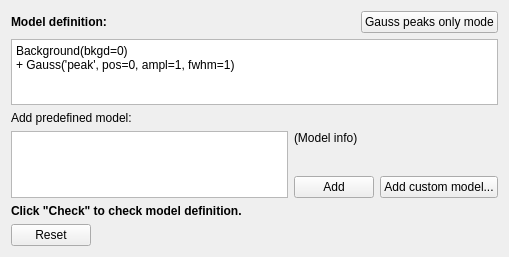
<?xml version="1.0" encoding="UTF-8"?>
<ui version="4.0">
 <class>Form</class>
 <widget class="QWidget" name="Form">
  <property name="geometry">
   <rect>
    <x>0</x>
    <y>0</y>
    <width>509</width>
    <height>257</height>
   </rect>
  </property>
  <property name="windowTitle">
   <string>Form</string>
  </property>
  <layout class="QHBoxLayout" name="horizontalLayout">
   <item>
    <layout class="QGridLayout" name="gridLayout">
     <item row="0" column="2" colspan="2">
      <layout class="QHBoxLayout" name="horizontalLayout_3">
       <item>
        <spacer name="horizontalSpacer">
         <property name="orientation">
          <enum>Qt::Horizontal</enum>
         </property>
         <property name="sizeHint" stdset="0">
          <size>
           <width>40</width>
           <height>20</height>
          </size>
         </property>
        </spacer>
       </item>
       <item>
        <widget class="QPushButton" name="gaussOnlyBtn">
         <property name="sizePolicy">
          <sizepolicy hsizetype="Fixed" vsizetype="Fixed">
           <horstretch>0</horstretch>
           <verstretch>0</verstretch>
          </sizepolicy>
         </property>
         <property name="text">
          <string>Gauss peaks only mode</string>
         </property>
        </widget>
       </item>
      </layout>
     </item>
     <item row="1" column="0" colspan="4">
      <widget class="QStackedWidget" name="modeldefStacker">
       <property name="currentIndex">
        <number>0</number>
       </property>
       <widget class="QWidget" name="page">
        <layout class="QHBoxLayout" name="horizontalLayout_2">
         <property name="leftMargin">
          <number>0</number>
         </property>
         <property name="topMargin">
          <number>0</number>
         </property>
         <property name="rightMargin">
          <number>0</number>
         </property>
         <property name="bottomMargin">
          <number>0</number>
         </property>
         <item>
          <layout class="QGridLayout" name="gridLayout_2">
           <item row="0" column="0" colspan="4">
            <widget class="QTextEdit" name="modeldefEdit">
             <property name="minimumSize">
              <size>
               <width>0</width>
               <height>30</height>
              </size>
             </property>
             <property name="html">
              <string>&lt;!DOCTYPE HTML PUBLIC &quot;-//W3C//DTD HTML 4.0//EN&quot; &quot;http://www.w3.org/TR/REC-html40/strict.dtd&quot;&gt;
&lt;html&gt;&lt;head&gt;&lt;meta name=&quot;qrichtext&quot; content=&quot;1&quot; /&gt;&lt;style type=&quot;text/css&quot;&gt;
p, li { white-space: pre-wrap; }
&lt;/style&gt;&lt;/head&gt;&lt;body style=&quot; font-family:'Segoe UI'; font-size:10pt; font-weight:400; font-style:normal;&quot;&gt;
&lt;p style=&quot; margin-top:0px; margin-bottom:0px; margin-left:0px; margin-right:0px; -qt-block-indent:0; text-indent:0px;&quot;&gt;&lt;span style=&quot; font-family:'Lucida Grande'; font-size:9pt;&quot;&gt;Background(bkgd=0)&lt;/span&gt;&lt;/p&gt;
&lt;p style=&quot; margin-top:0px; margin-bottom:0px; margin-left:0px; margin-right:0px; -qt-block-indent:0; text-indent:0px;&quot;&gt;&lt;span style=&quot; font-family:'Lucida Grande'; font-size:9pt;&quot;&gt;+ Gauss('peak', pos=0, ampl=1, fwhm=1)&lt;/span&gt;&lt;/p&gt;&lt;/body&gt;&lt;/html&gt;</string>
             </property>
            </widget>
           </item>
           <item row="4" column="0" colspan="4">
            <widget class="QLabel" name="statusLbl">
             <property name="font">
              <font>
               <weight>75</weight>
               <bold>true</bold>
              </font>
             </property>
             <property name="text">
              <string>Click &quot;Check&quot; to check model definition.</string>
             </property>
            </widget>
           </item>
           <item row="1" column="0" colspan="2">
            <widget class="QLabel" name="label_2">
             <property name="sizePolicy">
              <sizepolicy hsizetype="Fixed" vsizetype="Preferred">
               <horstretch>0</horstretch>
               <verstretch>0</verstretch>
              </sizepolicy>
             </property>
             <property name="text">
              <string>Add predefined model:</string>
             </property>
            </widget>
           </item>
           <item row="3" column="2">
            <widget class="QPushButton" name="addmodelBtn">
             <property name="sizePolicy">
              <sizepolicy hsizetype="Fixed" vsizetype="Fixed">
               <horstretch>0</horstretch>
               <verstretch>0</verstretch>
              </sizepolicy>
             </property>
             <property name="text">
              <string>Add</string>
             </property>
            </widget>
           </item>
           <item row="3" column="3">
            <widget class="QPushButton" name="addCustomBtn">
             <property name="sizePolicy">
              <sizepolicy hsizetype="Fixed" vsizetype="Fixed">
               <horstretch>0</horstretch>
               <verstretch>0</verstretch>
              </sizepolicy>
             </property>
             <property name="text">
              <string>Add custom model...</string>
             </property>
            </widget>
           </item>
           <item row="2" column="2" colspan="2">
            <widget class="QScrollArea" name="scrollArea">
             <property name="minimumSize">
              <size>
               <width>0</width>
               <height>30</height>
              </size>
             </property>
             <property name="frameShape">
              <enum>QFrame::NoFrame</enum>
             </property>
             <property name="frameShadow">
              <enum>QFrame::Plain</enum>
             </property>
             <property name="widgetResizable">
              <bool>true</bool>
             </property>
             <widget class="QWidget" name="scrollAreaWidgetContents">
              <property name="geometry">
               <rect>
                <x>0</x>
                <y>0</y>
                <width>224</width>
                <height>30</height>
               </rect>
              </property>
              <layout class="QVBoxLayout" name="verticalLayout">
               <property name="leftMargin">
                <number>0</number>
               </property>
               <property name="topMargin">
                <number>0</number>
               </property>
               <property name="rightMargin">
                <number>0</number>
               </property>
               <property name="bottomMargin">
                <number>0</number>
               </property>
               <item>
                <widget class="QLabel" name="modelinfoLbl">
                 <property name="text">
                  <string>(Model info)</string>
                 </property>
                 <property name="alignment">
                  <set>Qt::AlignLeading|Qt::AlignLeft|Qt::AlignTop</set>
                 </property>
                 <property name="wordWrap">
                  <bool>true</bool>
                 </property>
                </widget>
               </item>
              </layout>
             </widget>
            </widget>
           </item>
           <item row="2" column="0" rowspan="2" colspan="2">
            <widget class="QListWidget" name="premodelsList">
             <property name="minimumSize">
              <size>
               <width>0</width>
               <height>30</height>
              </size>
             </property>
            </widget>
           </item>
          </layout>
         </item>
        </layout>
       </widget>
       <widget class="QWidget" name="page_2">
        <layout class="QVBoxLayout" name="verticalLayout_2">
         <item>
          <widget class="QLabel" name="label_3">
           <property name="text">
            <string>For each peak that you want to fit:

* click first on the maximum
* then click on the X position of the half maximum

When finished, click &quot;Apply&quot; below to go to the fitting page.</string>
           </property>
           <property name="wordWrap">
            <bool>true</bool>
           </property>
          </widget>
         </item>
         <item>
          <spacer name="verticalSpacer">
           <property name="orientation">
            <enum>Qt::Vertical</enum>
           </property>
           <property name="sizeHint" stdset="0">
            <size>
             <width>20</width>
             <height>68</height>
            </size>
           </property>
          </spacer>
         </item>
        </layout>
       </widget>
      </widget>
     </item>
     <item row="2" column="0" colspan="4">
      <widget class="QDialogButtonBox" name="buttonBox">
       <property name="standardButtons">
        <set>QDialogButtonBox::Reset</set>
       </property>
      </widget>
     </item>
     <item row="0" column="0" colspan="2">
      <widget class="QLabel" name="label">
       <property name="sizePolicy">
        <sizepolicy hsizetype="Preferred" vsizetype="Preferred">
         <horstretch>0</horstretch>
         <verstretch>0</verstretch>
        </sizepolicy>
       </property>
       <property name="font">
        <font>
         <weight>75</weight>
         <bold>true</bold>
        </font>
       </property>
       <property name="text">
        <string>Model definition:</string>
       </property>
      </widget>
     </item>
    </layout>
   </item>
  </layout>
 </widget>
 <tabstops>
  <tabstop>buttonBox</tabstop>
 </tabstops>
 <resources/>
 <connections/>
</ui>
